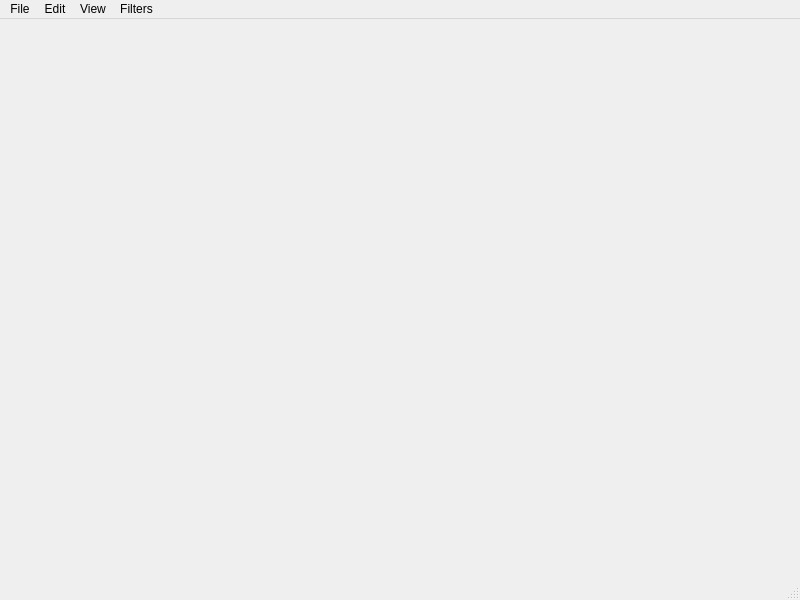
<?xml version="1.0" encoding="UTF-8"?>
<ui version="4.0">
 <class>MainWindow</class>
 <widget class="QMainWindow" name="MainWindow">
  <property name="geometry">
   <rect>
    <x>0</x>
    <y>0</y>
    <width>800</width>
    <height>600</height>
   </rect>
  </property>
  <property name="windowTitle">
   <string>MainWindow</string>
  </property>
  <widget class="QWidget" name="centralwidget">
   <layout class="QHBoxLayout" name="horizontalLayout"/>
  </widget>
  <widget class="QMenuBar" name="menubar">
   <property name="geometry">
    <rect>
     <x>0</x>
     <y>0</y>
     <width>800</width>
     <height>22</height>
    </rect>
   </property>
   <widget class="QMenu" name="menuFile">
    <property name="title">
     <string>File</string>
    </property>
    <addaction name="actionOpen"/>
    <addaction name="actionExport"/>
    <addaction name="separator"/>
    <addaction name="actionExit"/>
   </widget>
   <widget class="QMenu" name="menuView">
    <property name="title">
     <string>View</string>
    </property>
    <widget class="QMenu" name="menuPanels">
     <property name="title">
      <string>Panels</string>
     </property>
     <addaction name="actionToolPanel"/>
     <addaction name="actionLayer_panel"/>
    </widget>
    <addaction name="menuPanels"/>
   </widget>
   <widget class="QMenu" name="menuEdit">
    <property name="title">
     <string>Edit</string>
    </property>
    <addaction name="actionUndo"/>
    <addaction name="actionRedo"/>
    <addaction name="separator"/>
    <addaction name="actionClear_canvas"/>
   </widget>
   <widget class="QMenu" name="menuFilters">
    <property name="title">
     <string>Filters</string>
    </property>
    <addaction name="actionBlurEffect"/>
    <addaction name="actionPixelationEffect"/>
   </widget>
   <addaction name="menuFile"/>
   <addaction name="menuEdit"/>
   <addaction name="menuView"/>
   <addaction name="menuFilters"/>
  </widget>
  <widget class="QStatusBar" name="statusbar"/>
  <action name="actionExit">
   <property name="text">
    <string>Exit</string>
   </property>
   <property name="shortcut">
    <string>Ctrl+Q</string>
   </property>
  </action>
  <action name="actionOpen">
   <property name="text">
    <string>Open</string>
   </property>
   <property name="toolTip">
    <string>Open file</string>
   </property>
   <property name="shortcut">
    <string>Ctrl+O</string>
   </property>
  </action>
  <action name="actionToolPanel">
   <property name="checkable">
    <bool>true</bool>
   </property>
   <property name="text">
    <string>Tool panel</string>
   </property>
  </action>
  <action name="actionLayer_panel">
   <property name="checkable">
    <bool>true</bool>
   </property>
   <property name="text">
    <string>Layer panel</string>
   </property>
  </action>
  <action name="actionExport">
   <property name="text">
    <string>Export</string>
   </property>
  </action>
  <action name="actionUndo">
   <property name="text">
    <string>Undo</string>
   </property>
   <property name="shortcut">
    <string>Ctrl+Z</string>
   </property>
  </action>
  <action name="actionRedo">
   <property name="text">
    <string>Redo</string>
   </property>
   <property name="shortcut">
    <string>Ctrl+Y</string>
   </property>
  </action>
  <action name="actionClear_canvas">
   <property name="text">
    <string>Clear canvas</string>
   </property>
  </action>
  <action name="actionBlurEffect">
   <property name="text">
    <string>BlurEffect</string>
   </property>
  </action>
  <action name="actionDropShadowEffect">
   <property name="text">
    <string>DropShadowEffect</string>
   </property>
  </action>
  <action name="actionColorizeEffect">
   <property name="text">
    <string>ColorizeEffect</string>
   </property>
  </action>
  <action name="actionOpacityEffect">
   <property name="text">
    <string>OpacityEffect</string>
   </property>
  </action>
  <action name="actionPixelationEffect">
   <property name="text">
    <string>PixelationEffect</string>
   </property>
  </action>
 </widget>
 <resources/>
 <connections/>
</ui>
